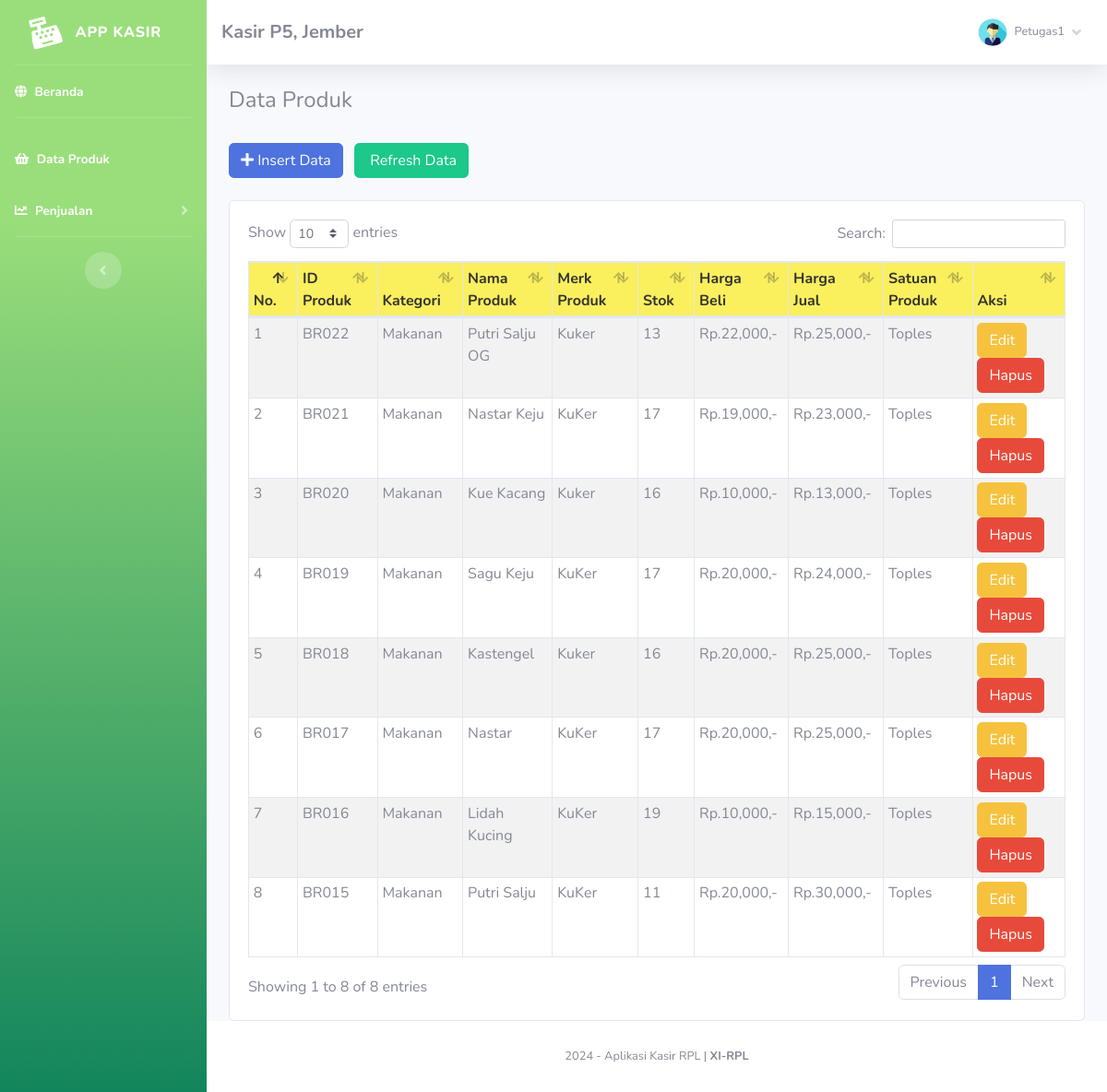
Screenshot of /index.php?page=barang (signed in) with the database file from the repository.
### tables this page shows
CREATE TABLE `toko` (
  `id_toko` int(11) NOT NULL,
  `nama_toko` varchar(255) NOT NULL,
  `alamat_toko` text NOT NULL,
  `tlp` varchar(255) NOT NULL,
  `nama_pemilik` varchar(255) NOT NULL
);

CREATE TABLE `member` (
  `id_member` int(11) NOT NULL,
  `nm_member` varchar(255) NOT NULL,
  `alamat_member` text NOT NULL,
  `telepon` varchar(255) NOT NULL,
  `email` varchar(255) NOT NULL,
  `gambar` text NOT NULL,
  `NIK` text NOT NULL
);

CREATE TABLE `barang` (
  `id` int(11) NOT NULL,
  `id_barang` varchar(255) NOT NULL,
  `id_kategori` int(11) NOT NULL,
  `nama_barang` text NOT NULL,
  `merk` varchar(255) NOT NULL,
  `harga_beli` varchar(255) NOT NULL,
  `harga_jual` varchar(255) NOT NULL,
  `satuan_barang` varchar(255) NOT NULL,
  `stok` text NOT NULL,
  `tgl_input` varchar(255) NOT NULL,
  `tgl_update` varchar(255) DEFAULT NULL
);

CREATE TABLE `kategori` (
  `id_kategori` int(11) NOT NULL,
  `nama_kategori` varchar(255) NOT NULL,
  `tgl_input` varchar(255) NOT NULL
);

### fungsi/view/view.php (called while the page is built, shortened)
<?php
class view
{
    protected $db;
    public function __construct($db)
    {
        $this->db = $db;
    }
    public function member_edit($id)
    {
        $sql = "select member.*, login.*
                from member inner join login on member.id_member = login.id_member
                where member.id_member= ?";
        $row = $this-> db -> prepare($sql);
        $row -> execute(array($id));
        $hasil = $row -> fetch();
        return $hasil;
    }
    public function toko()
    {
        $sql = "select*from toko where id_toko='1'";
        $row = $this-> db -> prepare($sql);
        $row -> execute();
        $hasil = $row -> fetch();
        return $hasil;
    }
    public function barang()
    {
        $sql = "select barang.*, kategori.id_kategori, kategori.nama_kategori
                from barang inner join kategori on barang.id_kategori = kategori.id_kategori
                ORDER BY id DESC";
        $row = $this-> db -> prepare($sql);
        $row -> execute();
        $hasil = $row -> fetchAll();
        return $hasil;
    }
}

### admin/module/barang/index.php (the view, shortened to what this page needs)
   <h4>Data Produk</h4>
   <br />
   <button type="button" class="btn btn-primary btn-md mr-2" data-toggle="modal" data-target="#myModal">
       <i class="fa fa-plus"></i> Insert Data</button>
   <a href="index.php?page=barang" class="btn btn-success btn-md">
       <i class="fa fa-refresh"></i> Refresh Data</a>
   <br />
   <div class="card card-body">
       <div class="table-responsive">
           <table class="table table-bordered table-striped table-sm" id="example1">
               <thead>
                   <tr style="background:#FAEF5D;color:#333;">
                       <th>No.</th>
                       <th>ID Produk</th>
                       <th>Kategori</th>
                       <th>Nama Produk</th>
                       <th>Merk Produk</th>
                       <th>Stok</th>
                       <th>Harga Beli</th>
                       <th>Harga Jual</th>
                       <th>Satuan Produk</th>
                       <th>Aksi</th>
                   </tr>
               </thead>
               <tbody>
                   <?php
	if($_GET['stok'] == 'yes')
	{
		$hasil = $lihat -> barang_stok();
	}else{
		$hasil = $lihat -> barang();
	}
	$no=1;
	foreach($hasil as $isi) {
?>
                   <tr>
                       <td><?php echo $no;?></td>
                       <td><?php echo $isi['id_barang'];?></td>
                       <td><?php echo $isi['nama_kategori'];?></td>
                       <td><?php echo $isi['nama_barang'];?></td>
                       <td><?php echo $isi['merk'];?></td>
                       <td>
                           <?php if($isi['stok'] == '0'){?>
                           <button class="btn btn-danger"> Habis</button>
                           <?php }else{?>
                           <?php echo $isi['stok'];?>
                           <?php }?>
                       </td>
                       <td>Rp.<?php echo number_format($isi['harga_beli']);?>,-</td>
                       <td>Rp.<?php echo number_format($isi['harga_jual']);?>,-</td>
                       <td> <?php echo $isi['satuan_barang'];?></td>
                       <td>
                           <?php if($isi['stok'] <=  '3'){?>
                           <form method="POST" action="fungsi/edit/edit.php?stok=edit">
                               <input type="text" name="restok" class="form-control">
                               <input type="hidden" name="id" value="<?php echo $isi['id_barang'];?>"
                                   class="form-control">
                               <button class="btn btn-primary btn-sm">
                                   Restok
                               </button>
                               <a href="fungsi/hapus/hapus.php?barang=hapus&id=<?php echo $isi['id_barang'];?>"
                                   onclick="javascript:return confirm('Hapus Data barang ?');">
                                   <button class="btn btn-danger btn-sm">Hapus</button></a>
                           </form>
                           <?php }else{?>
                           <a href="index.php?page=barang/edit&barang=<?php echo $isi['id_barang'];?>"><button
                                   class="btn btn-warning btn-xs">Edit</button></a>
                           <a href="fungsi/hapus/hapus.php?barang=hapus&id=<?php echo $isi['id_barang'];?>"
                               onclick="javascript:return confirm('Hapus Data barang ?');"><button
                                   class="btn btn-danger btn-xs">Hapus</button></a>
                           <?php }?>
                   </tr>
                   <?php
		$no++;
	}
?>
               </tbody>
           </table>
       </div>
   </div>

### index.php (shortened to what this page needs)
<?php
	if(!empty($_SESSION['admin'])){
		require 'config.php';
		$lihat = new view($config);
		$toko = $lihat -> toko();
			include 'admin/template/header.php';
			include 'admin/template/sidebar.php';
				if(!empty($_GET['page'])){
					include 'admin/module/'.$_GET['page'].'/index.php';
				}else{
					include 'admin/template/home.php';
				}
			include 'admin/template/footer.php';
	}else{
		echo '<script>window.location="login.php";</script>';
		exit;
	}
?>

### admin/template/header.php (shortened to what this page needs)
<!DOCTYPE html>
<html lang="en">
<head>
    <link href="sb-admin/vendor/fontawesome-free/css/all.min.css" rel="stylesheet" type="text/css">
    <link href="sb-admin/css/sb-admin-2.min.css" rel="stylesheet">
    <link rel="stylesheet" href="sb-admin/vendor/datatables/dataTables.bootstrap4.css" />
</head>
<body id="page-top">
    <div id="wrapper">

### admin/template/sidebar.php (shortened to what this page needs)
<?php
    $id = $_SESSION['admin']['id_member'];
    $hasil_profil = $lihat -> member_edit($id);
?>
<ul class="navbar-nav bg-gradient-lebaran sidebar sidebar-dark accordion" id="accordionSidebar">
    <a class="sidebar-brand d-flex align-items-center justify-content-center" href="index.php">
        <div class="sidebar-brand-icon rotate-n-15">
            <i class="fas fa-cash-register"></i>
        </div>
        <div class="sidebar-brand-text mx-3">App Kasir </div>
    </a>
    <hr class="sidebar-divider my-0">
    <li class="nav-item active">
        <a class="nav-link" href="index.php">
            <i class="fas fa-globe"></i>
            <span>Beranda</span></a>
    </li>
    <hr class="sidebar-divider">
    <li class="nav-item active">
        <a class="nav-link" href="index.php?page=barang">
            <i class="fas fa-shopping-basket"></i>
            <span>Data Produk</span>
        </a>
    </li>
    <li class="nav-item active">
        <a class="nav-link collapsed" href="#" data-toggle="collapse" data-target="#collapse3" aria-expanded="true"
            aria-controls="collapse3">
            <i class="fas fa-chart-line"></i>
            <span>Penjualan</span>
        </a>
    </li>
    <hr class="sidebar-divider d-none d-md-block">
    <div class="text-center d-none d-md-inline">
        <button class="rounded-circle border-0" id="sidebarToggle"></button>
    </div>
</ul>
<div id="content-wrapper" class="d-flex flex-column">
    <div id="content">
        <nav class="navbar navbar-expand navbar-light bg-white topbar mb-4 static-top shadow">
            <h5 class="d-lg-block d-none mt-2"><b><?php echo $toko['nama_toko'];?>, <?php echo $toko['alamat_toko'];?></b></h5>
            <ul class="navbar-nav ml-auto">
                <li class="nav-item dropdown no-arrow">
                    <a class="nav-link dropdown-toggle" href="#" id="userDropdown" role="button" data-toggle="dropdown"
                        aria-haspopup="true" aria-expanded="false">
                        <img class="img-profile rounded-circle"
                            src="assets/img/user/<?php echo $hasil_profil['gambar'];?>">
                        <span
                            class="mr-2 d-none d-lg-inline text-gray-600 small ml-2"><?php echo $hasil_profil['nm_member'];?></span>
                        <i class="fas fa-angle-down"></i>
                    </a>
                </li>
            </ul>
        </nav>
        <div class="container-fluid">

### admin/template/footer.php (shortened to what this page needs)
 </div>
 </div>
 <footer class="sticky-footer bg-white">
     <div class="container my-auto">
         <div class="copyright text-center my-auto">
             <span>
                 <?php echo date('Y');?> - Aplikasi Kasir RPL |
                 <b><a>XI-RPL</a></b>
             </span>
         </div>
     </div>
 </footer>
 </div>
 </div>
</body>
</html>

### rows the page displays
toko: nama_toko "Kasir P5", alamat_toko "Jember"
barang: id_barang "BR022", id_kategori.nama_kategori "Makanan", nama_barang "Putri Salju OG", merk "Kuker", stok "13", harga_beli "22,000", harga_jual "25,000", satuan_barang "Toples"
barang: id_barang "BR021", id_kategori.nama_kategori "Makanan", nama_barang "Nastar Keju", merk "KuKer", stok "17", harga_beli "19,000", harga_jual "23,000", satuan_barang "Toples"
barang: id_barang "BR020", id_kategori.nama_kategori "Makanan", nama_barang "Kue Kacang", merk "Kuker", stok "16", harga_beli "10,000", harga_jual "13,000", satuan_barang "Toples"
barang: id_barang "BR019", id_kategori.nama_kategori "Makanan", nama_barang "Sagu Keju", merk "KuKer", stok "17", harga_beli "20,000", harga_jual "24,000", satuan_barang "Toples"
barang: id_barang "BR018", id_kategori.nama_kategori "Makanan", nama_barang "Kastengel", merk "Kuker", stok "16", harga_beli "20,000", harga_jual "25,000", satuan_barang "Toples"
barang: id_barang "BR017", id_kategori.nama_kategori "Makanan", nama_barang "Nastar", merk "KuKer", stok "17", harga_beli "20,000", harga_jual "25,000", satuan_barang "Toples"
barang: id_barang "BR016", id_kategori.nama_kategori "Makanan", nama_barang "Lidah Kucing", merk "KuKer", stok "19", harga_beli "10,000", harga_jual "15,000", satuan_barang "Toples"
barang: id_barang "BR015", id_kategori.nama_kategori "Makanan", nama_barang "Putri Salju", merk "KuKer", stok "11", harga_beli "20,000", harga_jual "30,000", satuan_barang "Toples"

### other values shown
$hasil_profil['nm_member'] "Petugas1"
